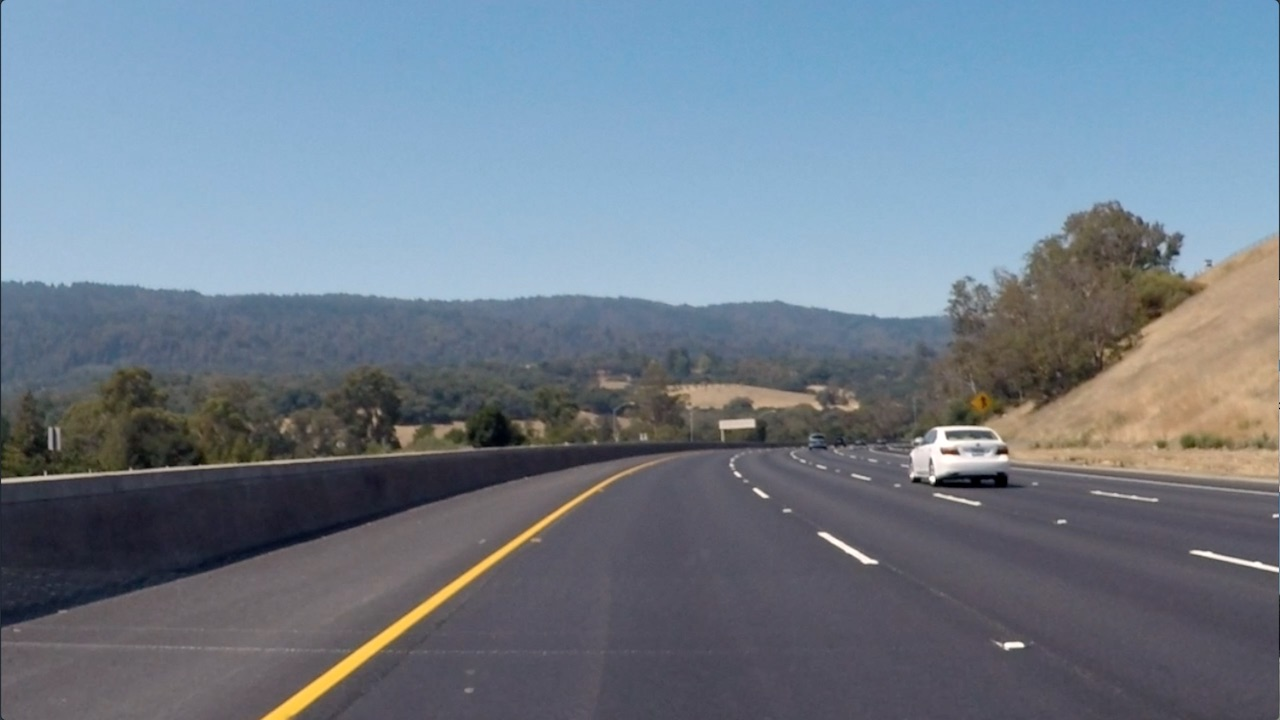
#> input picture section1_Introduction_To_Comptuer_Vision/lesson_5/images/curved_lane.jpg, 1280 x 720 px
$ python finding_edges.py
#> lines starting #> are read from the running program, lines starting #| are printed output that depends on the picture
import matplotlib.pyplot as plt
import matplotlib.image as mpimg

import cv2
import numpy as np

# Read in the image
image = mpimg.imread('images/curved_lane.jpg')
#> image is the input picture: shape (720, 1280, 3); mean R, G, B 112.1, 125, 138.7
#plt.imshow(image)

# Convert to grayscale for filtering
gray = cv2.cvtColor(image, cv2.COLOR_RGB2GRAY)
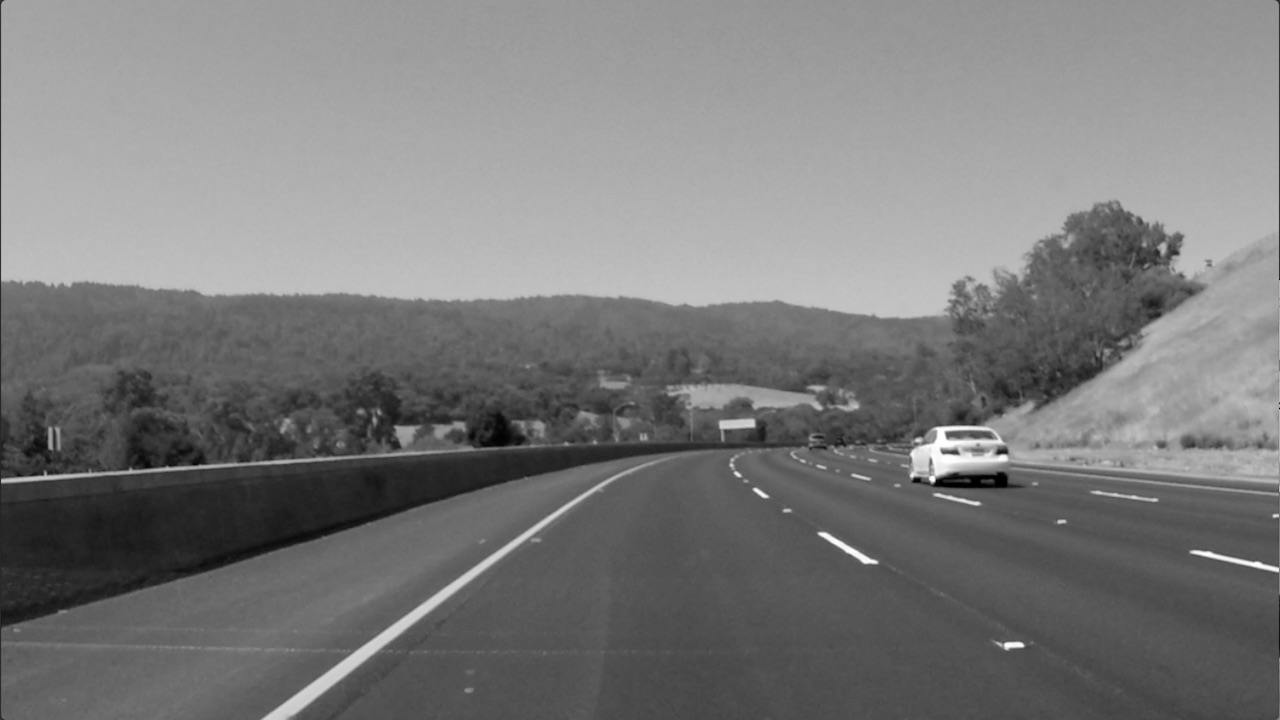
#> gray: shape (720, 1280); min 0, max 255, mean 122.7
plt.imshow(gray, cmap='gray')
# plt.show()

# Create a custom kernel
# 3x3 array for edge detection
sobel_y = np.array([[ -1, -2, -1],
                   [ 0, 0, 0],
                   [ 1, 2, 1]])

## TODO: Create and apply a Sobel x operator
sobel_x = np.array([[ -1, 0, 1],
                   [ -2, 0, 2],
                   [ -1, 0, 1]])

#
# Filter the image using filter2D, which has inputs: (grayscale image, bit-depth, kernel)
filtered_image = cv2.filter2D(gray, -1, sobel_y)
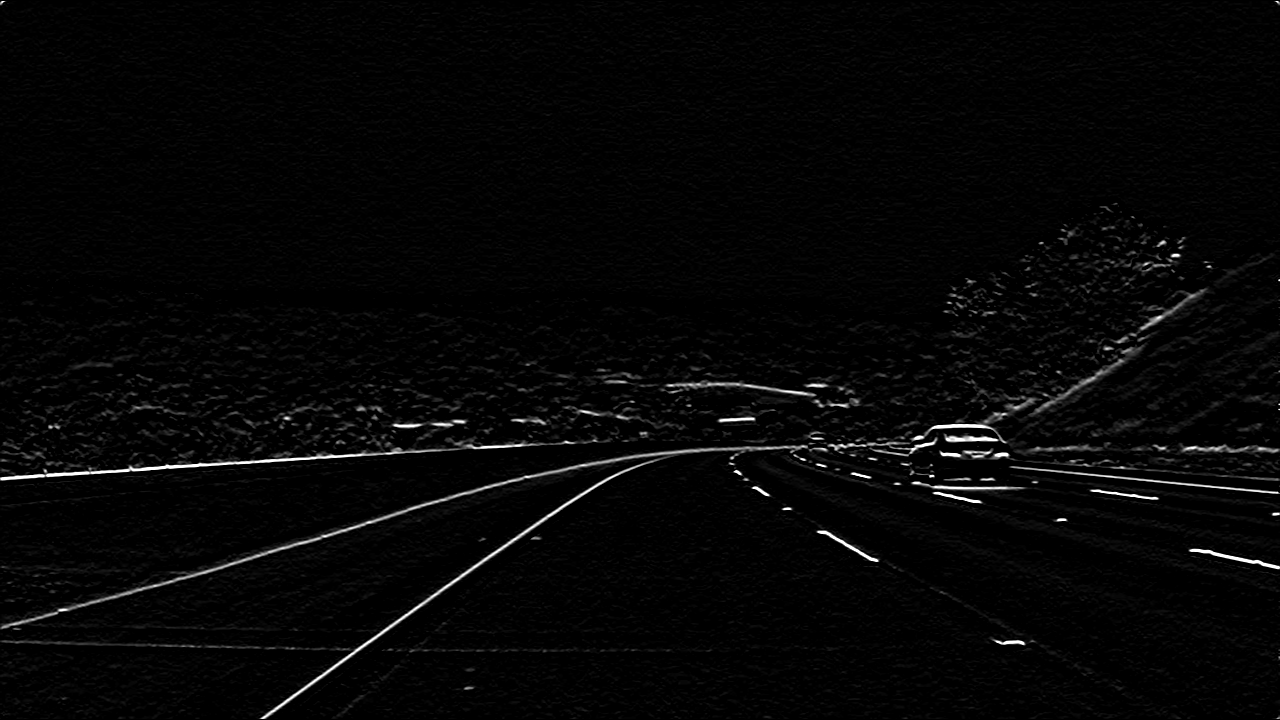
#> filtered_image: shape (720, 1280); min 0, max 255, mean 5.9
#plt.imshow(filtered_image, cmap='gray')

blur = np.array([[ 1/9, 1/9, 1/9],
                 [ 1/9, 1/9, 1/9],
                 [ 1/9, 1/9, 1/9]])


# blur_5x5 = np.array([
#                  [ 1/25, 1/25, 1/25, 1/25, 1/25],
#                  [ 1/25, 1/25, 1/25, 1/25, 1/25],
#                  [ 1/25, 1/25, 1/25, 1/25, 1/25],
#                  [ 1/25, 1/25, 1/25, 1/25, 1/25],
#                  [ 1/25, 1/25, 1/25, 1/25, 1/25]])

blur_5x5 = np.array([
                 [ 1, 1, 1, 1, 1],
                 [ 1, 1, 1, 1, 1],
                 [ 1, 1, 1, 1, 1],
                 [ 1, 1, 1, 1, 1],
                 [ 1, 1, 1, 1, 1]])


(w,h) = blur_5x5.shape
elems = w*h
scale = lambda x, y : x *y
vf = np.vectorize(scale)
new_blur = vf(blur_5x5,1/elems)
print(blur_5x5)
print(new_blur)


blur_9x9 = np.ones((9,9))
(w,h) = blur_9x9.shape
elems = w*h
blur_9x9 = vf(blur_9x9,1/elems)

# 5 by 5 kernel
# sobel_y_5x5 = np.array([
#                    [-1,-1,-2,-1,-1],
#                    [ 0, 0, 0, 0, 0],
#                    [ 0, 0, 0, 0, 0],
#                    [ 0, 0, 0, 0, 0],
#                    [ 1, 1, 2, 1, 1]])

sobel_y_7x7 = np.array([
                   [-1,-1,-2,-3,-2,-1,-1],
                   [ 0, 0, 0, 0, 0, 0, 0],
                   [ 0, 0, 0, 0, 0, 0, 0],
                   [ 0, 0, 0, 0, 0, 0, 0],
                   [ 0, 0, 0, 0, 0, 0, 0],
                   [ 0, 0, 0, 0, 0, 0, 0],
                   [ 1, 1, 2, 3, 2, 1, 1]])

## TODO: Create and apply a Sobel x operator
# sobel_x = np.array([[ -1, 0, 1],
#                    [ -2, 0, 2],
#                    [ -1, 0, 1]])

# Filter the image using filter2D, which has inputs: (grayscale image, bit-depth, kernel)
filtered_image = cv2.filter2D(gray, -1, blur_9x9)

plt.imshow(filtered_image, cmap='gray')
plt.show()
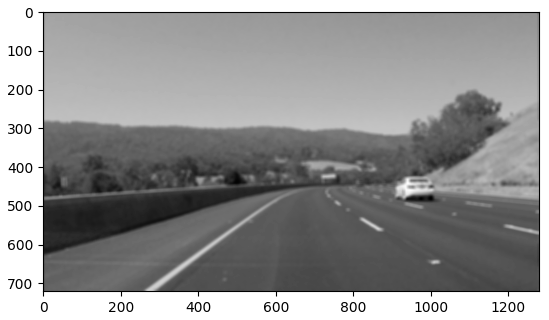
#> figure drawn by matplotlib, 1 panel

$ run again, with section1_Introduction_To_Comptuer_Vision/lesson_5/images/birds.jpg copied over section1_Introduction_To_Comptuer_Vision/lesson_5/images/curved_lane.jpg
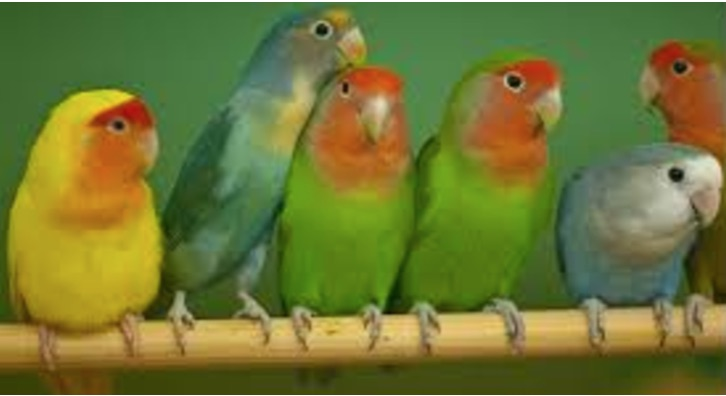
#> input picture section1_Introduction_To_Comptuer_Vision/lesson_5/images/birds.jpg, 726 x 396 px
#> image is the input picture: shape (396, 726, 3); mean R, G, B 111.1, 118.2, 52.2
#> `filtered_image = cv2.filter2D(gray, -1, blur_9x9)`:
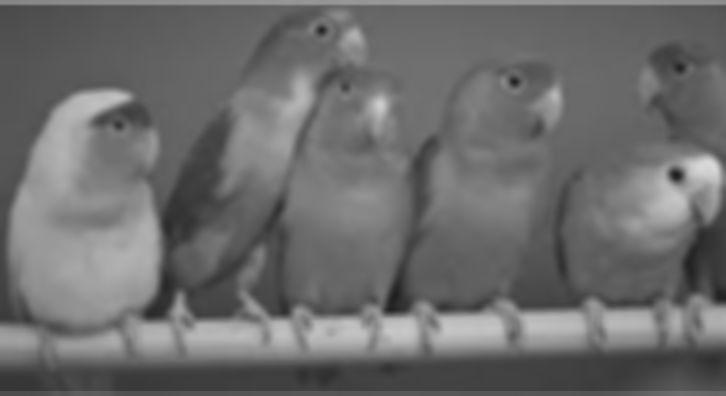
#> filtered_image: shape (396, 726); min 31, max 216, mean 108.2
#> `plt.show()`:
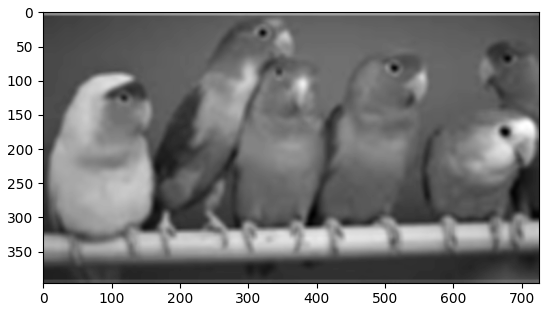
#> figure drawn by matplotlib, 1 panel
